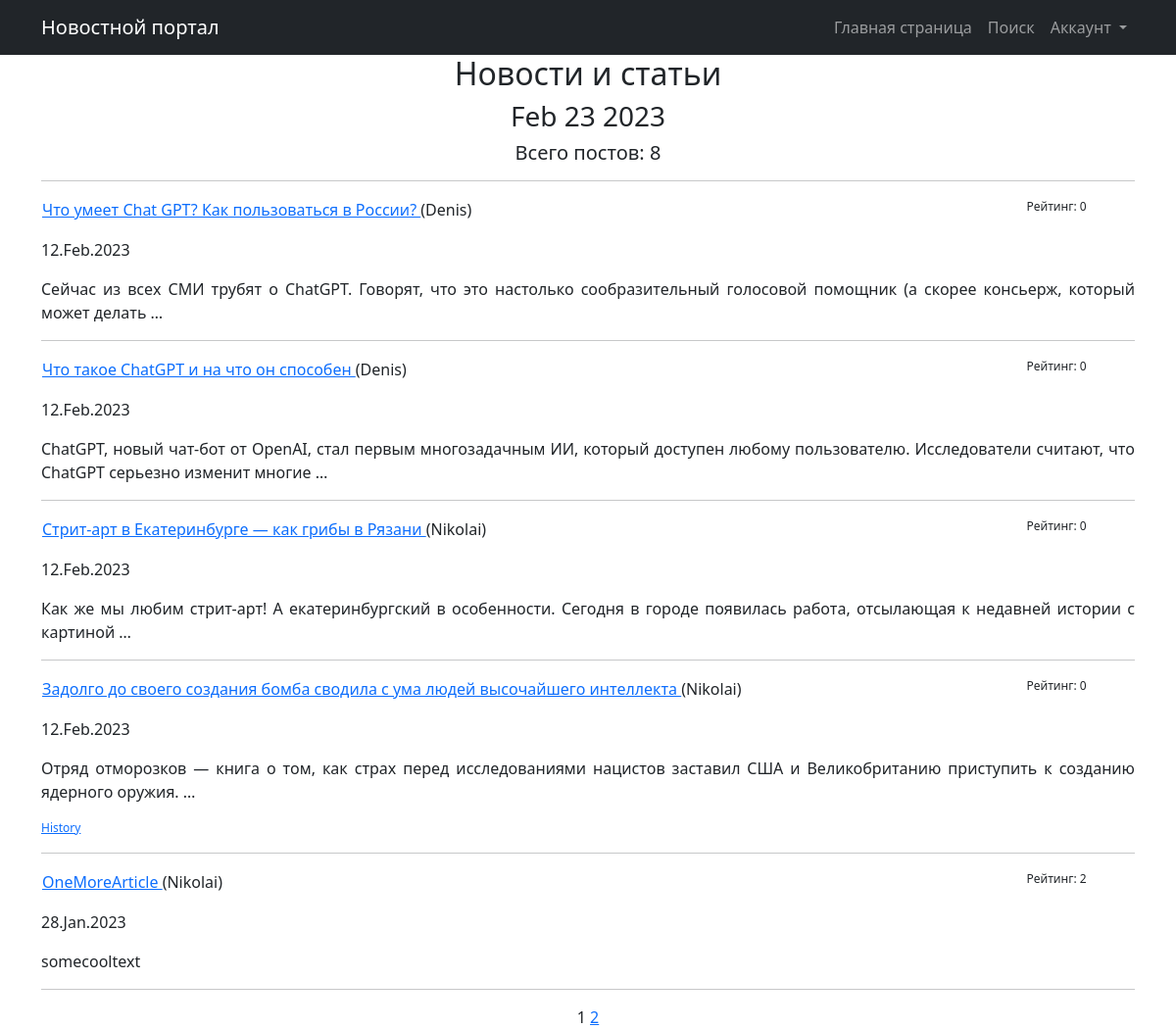
/posts/, run on an earlier commit of the app's database.
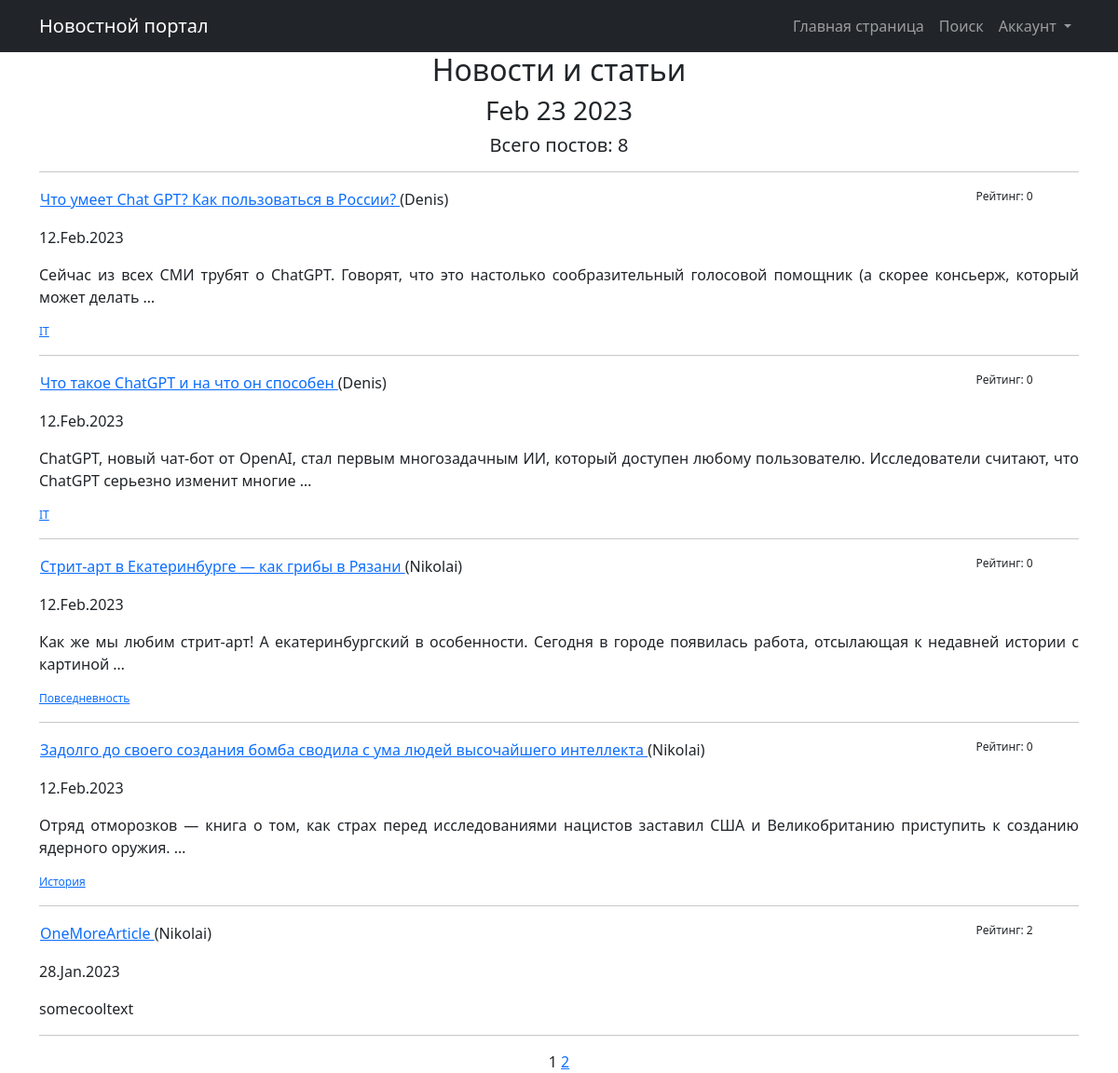
And on a later commit of the database.
### NewsApp/models.py (models this page shows, shortened)
class Post(models.Model):
    author = models.ForeignKey(Author, on_delete=models.CASCADE, verbose_name='Автор')
    NEWS = 'NW'
    ARTICLE = 'AR'
    CATEGORY_CHOICES = (
        (NEWS, 'Новость'),
        (ARTICLE, 'Статья')
    )
    category_type = models.CharField(max_length=2, choices=CATEGORY_CHOICES, default=ARTICLE,
                                     verbose_name='Тип поста')
    dateCreation = models.DateTimeField(auto_now_add=True, verbose_name='Дата создания поста')
    postCategory = models.ManyToManyField(Category, through='PostCategory', verbose_name='Рубрика поста')
    title = models.CharField(max_length=128, verbose_name='Заголовок поста')
    text = models.TextField(verbose_name='Текст')
    rating = models.SmallIntegerField(default=0)
    class Meta:
        verbose_name = 'Пост'
        verbose_name_plural = 'Посты'

class Author (models.Model):
    authorUser = models.OneToOneField(User, on_delete=models.CASCADE)
    ratingAuthor = models.SmallIntegerField(default=0)
    def __str__(self):
        return f'{self.authorUser.username}'

class Category(models.Model):
    name = models.CharField(max_length=64, unique=True)
    subscribers = models.ManyToManyField(User, related_name='categories')
    class Meta:
        verbose_name = 'Категория'
        verbose_name_plural = 'Категории'

### NewsApp/views.py (the view)
# urls.py: path('', PostsList.as_view()),
class PostsList(ListView):
    model = Post
    ordering = '-dateCreation'
    template_name = 'posts.html'
    context_object_name = 'posts'
    paginate_by = 5
    def get_context_data(self, **kwargs):
        context = super().get_context_data(**kwargs)
        context['time_now'] = datetime.utcnow()
        context['open_vacancies'] = None
        return context

### NewsApp/templatetags/custom_filters.py (called while the page is built)
@register.filter()
def censor(value):
    banned_words = ['преступлениях', 'России', 'стратегии']
    if not isinstance (value, str):
        raise TypeError(f"Недопустимое значение '{type(value)}' Нужно ввести строковое значение")
    words = value.replace(',', '').split()
    for word in words:
        if word in banned_words:
            value = value.replace(word, f"{word[0]}{'*' * (len(word) - 1)}")
    return value

### templates/posts.html (shortened to what this page needs)
{% extends 'flatpages/default.html' %}
{% load custom_filters %}
{% load static %}
{% block content %}
   <h2>Новости и статьи</h2>
   <h3>{{ time_now|date:'M d Y' }}</h3>
   <h5>Всего постов: {{ paginator.count }} </h5>
   <hr>
   {% for post in posts %}
   {% if posts %}
    <table class = "text">
        <tr>
        <td> <p style="text-align: left;"> <a href = "{% url 'post_detail' pk=post.id %}"> {{ post.title|censor }} </a> ({{ post.author }}) </p> </td>
        <td class="rightcol"><p style="text-align: justify; font-size: 12px"> Рейтинг: {{ post.rating }} </p> </td>
        </tr>
    </table>
        <p style="text-align: justify;"> {{ post.dateCreation|date:'d.M.Y' }} </p>
        <p style="text-align: justify;"> {{ post.text|truncatewords:20|censor }} </p>
        <p style="text-align: justify; font-size: 12px">
        {% for cat in post.postCategory.all %}
            <a href="{% url 'category_list' cat.id %}"> {{ cat.name }} </a>
        {% endfor %}
        <hr>
   {% else %}
   <h2> Будьте первым, кто опубликует пост! </h2>
   {% endif %}
   {% endfor %}
   {{ page_obj.number }}
   {% if page_obj.has_next %}
       <a href="?page={{ page_obj.next_page_number }}">{{ page_obj.next_page_number }}</a>
   {% endif %}
{% endblock content %}

What changed in the data, as far as the page shows it:
added Category: name "IT"
added Category: name "Повседневность", shown under Post "Стрит-арт в Екатеринбурге — как грибы в Рязани"
changed Category: name "History" → "История"
